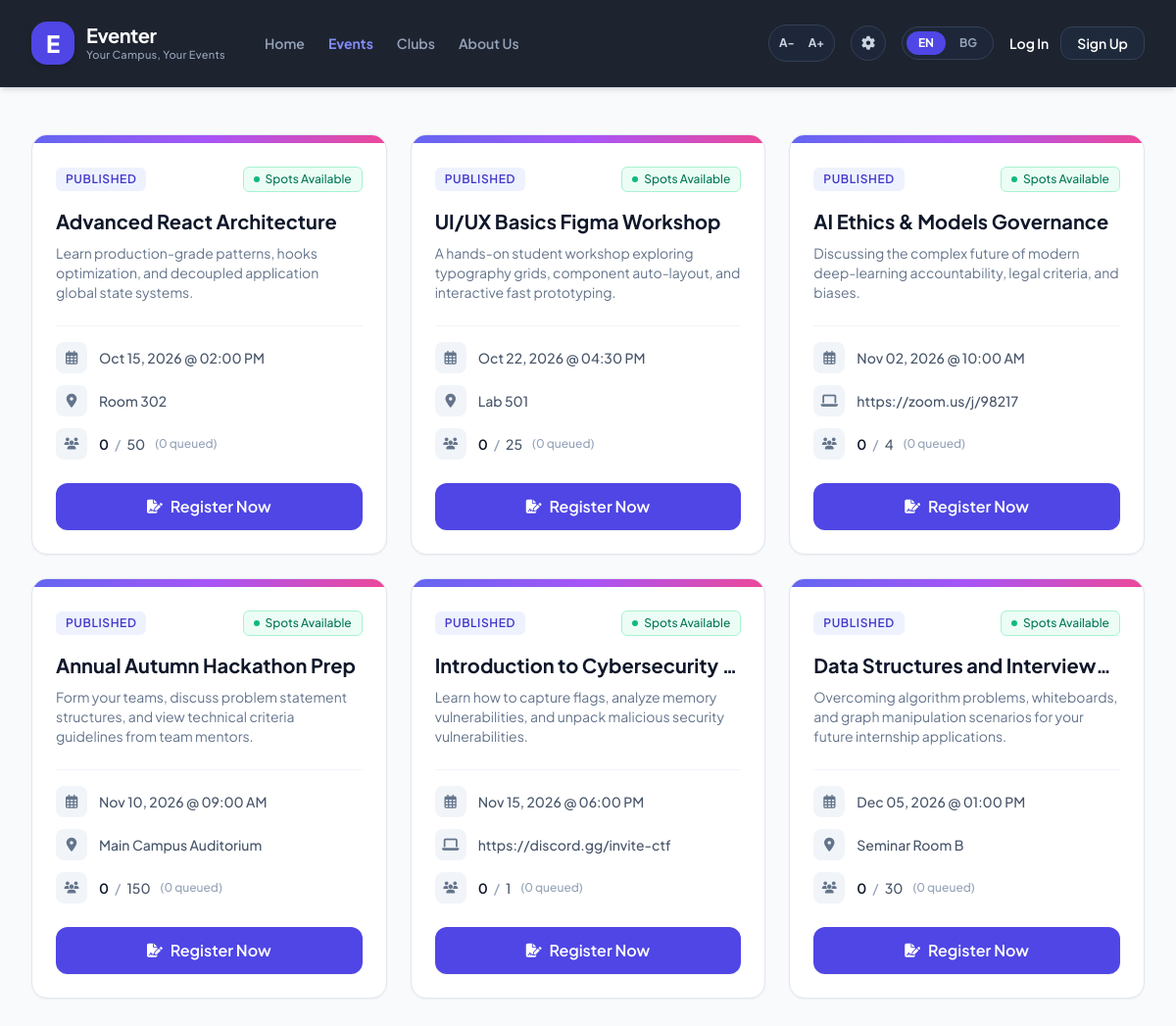
Before: /events with the older database file.
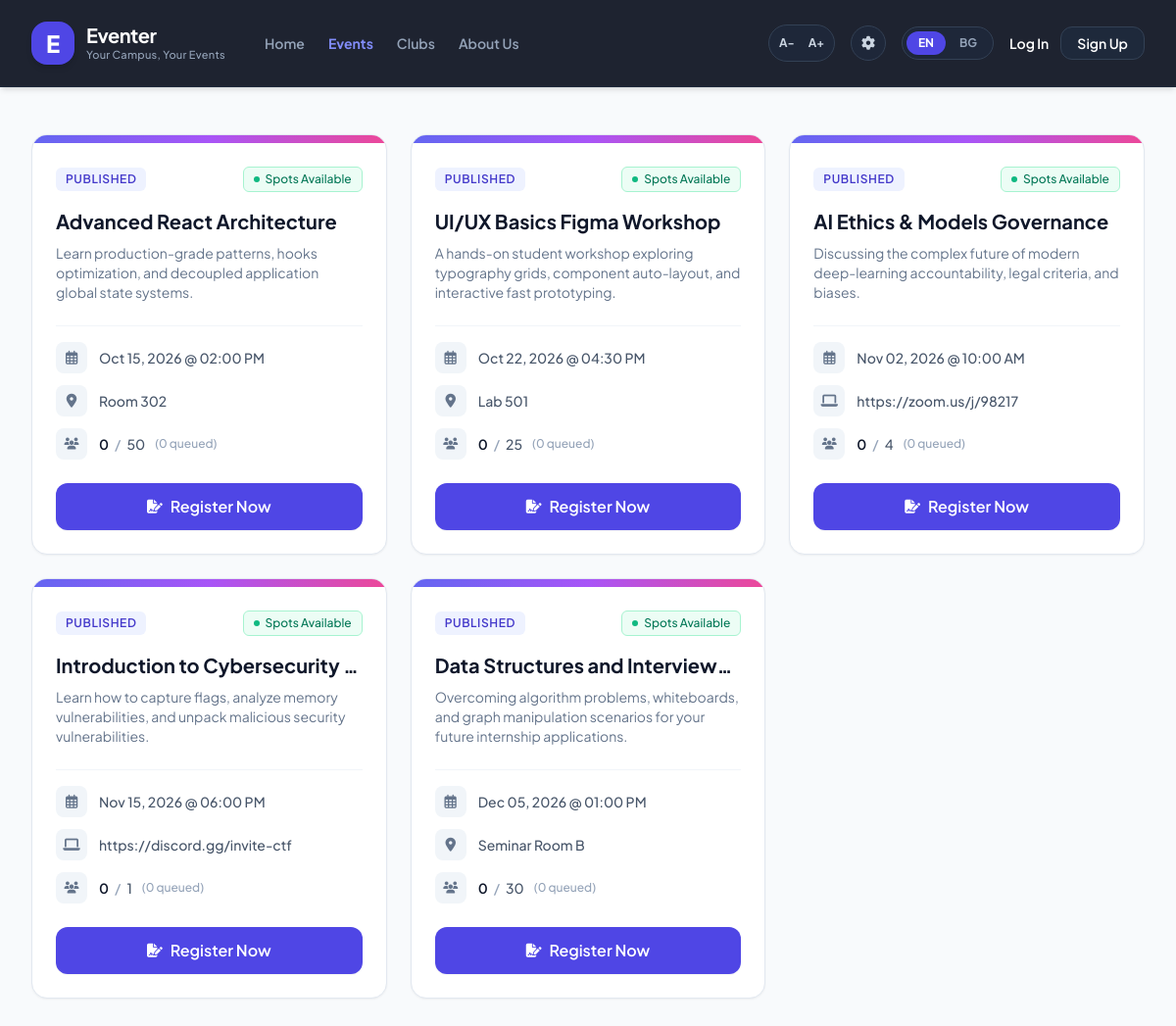
After: the same page with the newer database file.
### tables this page shows
CREATE TABLE events (
                id INTEGER PRIMARY KEY AUTOINCREMENT,
                organizer_id INTEGER NOT NULL,
                title TEXT NOT NULL,
                description TEXT,
                starts_at TEXT NOT NULL,
                ends_at TEXT NOT NULL,
                capacity INTEGER NOT NULL CHECK(capacity >= 1),
                location_or_url TEXT,
                status TEXT NOT NULL DEFAULT 'DRAFT'
                    CHECK (status IN ('DRAFT','PUBLISHED','CANCELLED')),
                created_at TEXT NOT NULL DEFAULT CURRENT_TIMESTAMP,
                updated_at TEXT NOT NULL DEFAULT CURRENT_TIMESTAMP,
                FOREIGN KEY (organizer_id) REFERENCES users(id) ON DELETE CASCADE
            );

### route.py (the view)
@page_bp.route("/events")
def events():
    try:
        with db() as conn:
            rows = conn.execute("SELECT * FROM events WHERE status = 'PUBLISHED' ORDER BY starts_at ASC").fetchall()
            events_list = []
            for row in rows:
                event = dict(row)
                event_id = event["id"]
                seats_filled = conn.execute("SELECT COUNT(*) FROM registrations WHERE event_id = ? AND status = 'confirmed'", (event_id,)).fetchone()[0]
                waitlist_size = conn.execute("SELECT COUNT(*) FROM registrations WHERE event_id = ? AND status = 'waitlisted'", (event_id,)).fetchone()[0]
                event["seats_filled"] = seats_filled
                event["waitlist_size"] = waitlist_size
                event["capacity"] = event.get("capacity") or 1
                event["is_full"] = seats_filled >= event["capacity"]
                event["status_class"] = "badge-success"
                desc = event.get("description") or ""
                event["short_desc"] = desc[:100] + "..." if len(desc) > 100 else desc
                starts_at_raw = event.get("starts_at")
                if starts_at_raw:
                    try:
                        dt = datetime.fromisoformat(str(starts_at_raw))
                        event["short_date"] = dt.strftime("%b %d, %Y @ %I:%M %p")
                    except Exception:
                        event["short_date"] = str(starts_at_raw)
                else:
                    event["short_date"] = "No date specified"
                loc = event.get("location_or_url") or "TBD"
                event["short_location"] = loc[:30] + "..." if len(loc) > 30 else loc
                event["icon"] = "fa-laptop" if loc.startswith("http://") or loc.startswith("https://") else "fa-location-dot"
                events_list.append(event)
        return render_template("events.html", events=events_list)
    except Exception as e:
        print(f"CRITICAL ERROR IN /EVENTS ROUTE: {e}")
        return f"Internal Server Error: {str(e)}", 500

### route.py (called while the page is built)
def db():
    conn = sqlite3.connect(DB, timeout=10)
    conn.row_factory = sqlite3.Row
    conn.execute("PRAGMA foreign_keys = ON")
    conn.execute("PRAGMA journal_mode = WAL")
    return conn

### templates/events.html (shortened to what this page needs)
<!DOCTYPE html>
<html lang="en">
<head>
    <script src="https://cdn.tailwindcss.com"></script>
    <link rel="stylesheet" href="https://cdnjs.cloudflare.com/ajax/libs/font-awesome/6.4.0/css/all.min.css">
</head>
<body class="bg-slate-50 dark:bg-slate-900 min-h-screen text-slate-800 dark:text-slate-100 transition-colors duration-200">
    <nav class="bg-[#1e2330] border-b border-slate-800 sticky top-0 z-50 shadow-md py-4">
        <div class="max-w-7xl mx-auto px-4 sm:px-6 lg:px-8">
            <div class="flex justify-between h-14 items-center">
                <div class="flex items-center gap-10">
                    <div class="flex items-center gap-3">
                        <div class="bg-indigo-600 w-11 h-11 rounded-2xl text-white shadow-md flex items-center justify-center font-extrabold text-2xl">
                            E
                        </div>
                        <div class="flex flex-col">
                            <span class="font-bold text-xl leading-tight text-white tracking-tight">Eventer</span>
                            <span class="text-[11px] text-slate-400 font-medium tracking-wide">Your Campus, Your Events</span>
                        </div>
                    </div>
                    <div class="hidden md:flex items-center gap-6 text-sm font-semibold text-slate-400">
                        <a href="/" class="hover:text-white transition-colors">Home</a>
                        <a href="/events" class="text-indigo-400 font-bold transition-colors">Events</a>
                        <a href="/clubs" class="hover:text-white transition-colors">Clubs</a>
                        <a href="/about" class="hover:text-white transition-colors">About Us</a>
                    </div>
                </div>
                <div class="flex items-center gap-4">
                    <div class="bg-slate-800/80 px-1 py-1 rounded-full flex items-center gap-0.5 border border-slate-700">
                        <button onclick="adjustFontSize('decrease')" class="text-xs font-bold w-7 h-7 rounded-full text-slate-300 hover:bg-slate-700 hover:text-white transition-all flex items-center justify-center">A-</button>
                        <button onclick="adjustFontSize('increase')" class="text-xs font-bold w-7 h-7 rounded-full text-slate-300 hover:bg-slate-700 hover:text-white transition-all flex items-center justify-center">A+</button>
                    </div>
                    <button onclick="toggleThemeMode()" class="w-9 h-9 rounded-full bg-slate-800/80 border border-slate-700 text-slate-300 hover:text-white flex items-center justify-center transition-all">
                        <i id="theme-icon" class="fa-solid fa-cog text-sm"></i>
                    </button>
                    <div class="bg-slate-800/80 p-1 rounded-full flex items-center gap-0.5 border border-slate-700 text-xs font-bold">
                        <button onclick="switchLanguage('en')" id="lang-en" class="px-3 py-1 rounded-full transition-all bg-indigo-600 text-white shadow-sm">EN</button>
                        <button onclick="switchLanguage('bg')" id="lang-bg" class="px-3 py-1 rounded-full transition-all text-slate-400 hover:text-white">BG</button>
                    </div>
                    {% if session.get('user_id') or session.get('username') or logged_in %}
                    <a href="{{ url_for('pages.logout') }}" class="text-xs font-bold text-slate-300 hover:text-rose-400 bg-slate-800/60 hover:bg-rose-950/30 px-3 py-2 rounded-xl border border-slate-700 hover:border-rose-900/50 transition-all flex items-center gap-1">
                        <i class="fa-solid fa-arrow-right-from-bracket"></i> Logout
                    </a>
                    {% else %}
                    <div class="flex items-center gap-3 text-sm font-semibold text-white">
                        <a href="{{ url_for('pages.login') }}" class="hover:text-indigo-400 transition-colors">Log In</a>
                        <a href="{{ url_for('pages.register') }}" class="bg-slate-800 border border-slate-700 hover:bg-slate-700 px-4 py-1.5 rounded-xl transition-all">Sign Up</a>
                    </div>
                    {% endif %}
                </div>
            </div>
        </div>
    </nav>
    <main class="max-w-7xl mx-auto px-4 sm:px-6 lg:px-8 py-12">
        <div id="events-wrapper" class="grid grid-cols-1 md:grid-cols-2 lg:grid-cols-3 gap-6">
            {% for event in events %}
            <div class="event-card bg-white dark:bg-slate-800 rounded-2xl border border-slate-200 dark:border-slate-700 shadow-sm hover:shadow-md transition-all duration-300 flex flex-col group overflow-hidden">
                <div class="h-2 w-full bg-gradient-to-r from-indigo-500 via-purple-500 to-pink-500"></div>
                <div class="p-6 flex-1 flex flex-col">
                    <div class="flex items-center justify-between mb-4 flex-wrap gap-2">
                        <span class="text-xs font-semibold px-2.5 py-1 rounded-md bg-indigo-50 dark:bg-indigo-950/50 text-indigo-700 dark:text-indigo-300 uppercase tracking-wider">
                            {{ event.status }}
                        </span>
                        {% if event.is_full %}
                        <span class="text-xs font-medium px-2.5 py-1 rounded-md bg-amber-50 dark:bg-amber-950/30 text-amber-700 dark:text-amber-400 flex items-center gap-1.5 border border-amber-200 dark:border-amber-900/50">
                            <span class="h-1.5 w-1.5 rounded-full bg-amber-500 animate-pulse"></span>
                            <span class="lang-text" data-en="Waitlist Open" data-bg="Отворен Списък">Waitlist Open</span>
                        </span>
                        {% else %}
                        <span class="text-xs font-medium px-2.5 py-1 rounded-md bg-emerald-50 dark:bg-emerald-950/30 text-emerald-700 dark:text-emerald-400 flex items-center gap-1.5 border border-emerald-200 dark:border-emerald-900/50">
                            <span class="h-1.5 w-1.5 rounded-full bg-emerald-500"></span>
                            <span class="lang-text" data-en="Spots Available" data-bg="Свободни Места">Spots Available</span>
                        </span>
                        {% endif %}
                    </div>
                    <h2 class="text-xl font-bold text-slate-900 dark:text-white group-hover:text-indigo-600 dark:group-hover:text-indigo-400 transition-colors mb-2 line-clamp-1">
                        {{ event.title }}
                    </h2>
                    <p class="text-slate-500 dark:text-slate-400 text-sm mb-6 flex-1 line-clamp-3">
                        {{ event.description or 'No description provided for this campus event module.' }}
                    </p>
                    <div class="space-y-3 text-sm text-slate-600 dark:text-slate-300 mb-6 border-t border-slate-100 dark:border-slate-700 pt-4">
                        <div class="flex items-center gap-3">
                            <div class="w-8 h-8 rounded-lg bg-slate-100 dark:bg-slate-700 flex items-center justify-center text-slate-500 dark:text-slate-400 shrink-0">
                                <i class="fa-regular fa-calendar-days text-sm"></i>
                            </div>
                            <span class="font-medium truncate">{{ event.short_date }}</span>
                        </div>
                        <div class="flex items-center gap-3">
                            <div class="w-8 h-8 rounded-lg bg-slate-100 dark:bg-slate-700 flex items-center justify-center text-slate-500 dark:text-slate-400 shrink-0">
                                <i class="fa-solid {{ event.icon }} text-sm"></i>
                            </div>
                            <span class="font-medium truncate">{{ event.location_or_url }}</span>
                        </div>
                        <div class="flex items-center gap-3">
                            <div class="w-8 h-8 rounded-lg bg-slate-100 dark:bg-slate-700 flex items-center justify-center text-slate-500 dark:text-slate-400 shrink-0">
                                <i class="fa-solid fa-users text-xs"></i>
                            </div>
                            <div class="flex items-center gap-1.5 font-medium">
                                <span class="text-slate-900 dark:text-white font-semibold">{{ event.seats_filled }}</span>
                                <span class="text-slate-400 dark:text-slate-500">/</span>
                                <span>{{ event.capacity }}</span>
                                <span class="text-xs text-slate-400 dark:text-slate-500 ml-1">
                                    ({{ event.waitlist_size }} <span class="lang-text" data-en="queued" data-bg="чакащи">queued</span>)
                                </span>
                            </div>
                        </div>
                    </div>
                    <div class="mt-auto space-y-2">
                        {% if event.is_full %}
                        <a href="{{ url_for('pages.join_waitlist', event_id=event.id) }}"
                           class="w-full inline-flex items-center justify-center px-4 py-3 rounded-xl font-semibold bg-amber-500 hover:bg-amber-600 text-white shadow-sm transition-all duration-150 gap-2">
                            <i class="fa-solid fa-hourglass-half text-sm"></i>
                            <span class="lang-text" data-en="Join Waitlist" data-bg="Запиши се в изчакващи">Join Waitlist</span>
                        </a>
                        {% else %}
                        <a href="{{ url_for('pages.register_event', event_id=event.id) }}"
                           class="w-full inline-flex items-center justify-center px-4 py-3 rounded-xl font-semibold bg-indigo-600 hover:bg-indigo-700 text-white shadow-sm transition-all duration-150 gap-2">
                            <i class="fa-solid fa-file-signature text-sm"></i>
                            <span class="lang-text" data-en="Register Now" data-bg="Регистрирай се сега">Register Now</span>
                        </a>
                        {% endif %}
                    </div>
                </div>
            </div>
            {% endfor %}
        </div>
    </main>
</body>
</html>

### templates/events.html (style rules this page uses)
body { font-family: 'Plus Jakarta Sans', sans-serif; transition: background-color 0.3s, color 0.3s; }

Changed rows visible on the page:
removed events: status "PUBLISHED", title "Annual Autumn Hackathon Prep", description "Form your teams, discuss problem statement structures, and view technical criteria guidelines from team mentors.", short_date "Nov 10, 2026 @ 09:00 AM", location_or_url "Main Campus Auditorium", seats_filled "0", capacity "150", waitlist_size "0"
